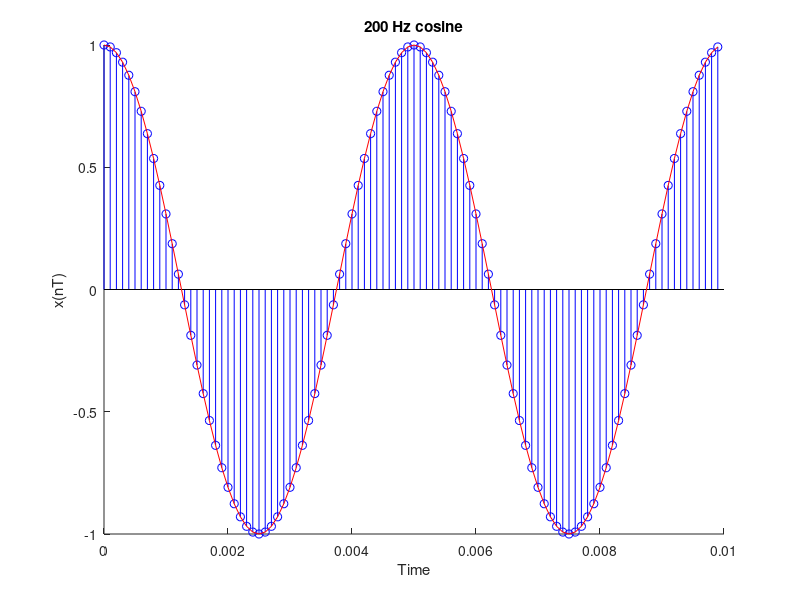

The MATLAB script that drew this image:
% Generates a 200 Hz cosine wave 
%
N = 100; % 64 data points
fs = 10000;   % 1 kHz sampling frequency
T = 1/fs;    % sample period
f = 200; % signal frequency in Hz
n = 0:N-1;  % discrete time vector

x = cos(2*pi*f*n*T); % signal definition

% plot the signal against time

% 1.1
hold on

stem(n*T, x, "b");

% 1.2
plot(n*T, x, "r");
title("200 Hz cosine")
xlabel("Time");
ylabel("x(nT)");

hold off
drawnow